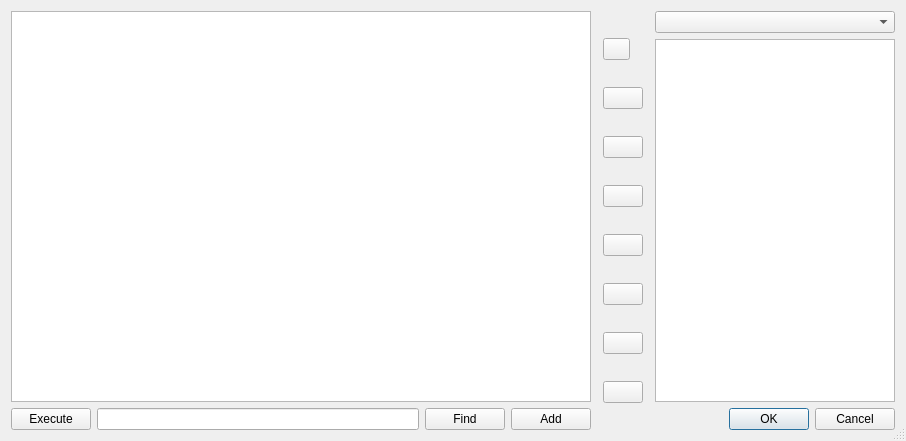
<?xml version="1.0" encoding="UTF-8"?>
<ui version="4.0">
 <class>CustomGitActions</class>
 <widget class="QDialog" name="CustomGitActions">
  <property name="windowModality">
   <enum>Qt::WindowModal</enum>
  </property>
  <property name="geometry">
   <rect>
    <x>0</x>
    <y>0</y>
    <width>906</width>
    <height>441</height>
   </rect>
  </property>
  <property name="windowTitle">
   <string>Settings for custom git actions</string>
  </property>
  <property name="windowIcon">
   <iconset resource="resource.qrc">
    <normaloff>:/resource/24X24/preferences-system.png</normaloff>:/resource/24X24/preferences-system.png</iconset>
  </property>
  <property name="sizeGripEnabled">
   <bool>true</bool>
  </property>
  <property name="modal">
   <bool>false</bool>
  </property>
  <layout class="QHBoxLayout" name="horizontalLayout">
   <item>
    <layout class="QVBoxLayout" name="verticalLayout_3">
     <item>
      <widget class="QTableView" name="tableViewActions">
       <property name="toolTip">
        <string>&lt;html&gt;&lt;head/&gt;&lt;body&gt;&lt;p&gt;List of custom commands&lt;br/&gt;Click &amp;quot;Whats This help&amp;quot; &lt;img src=&quot;://resource/24X24/dialog-question.png&quot; style=&quot;vertical-align:middle&quot;/&gt; &lt;/p&gt;&lt;/body&gt;&lt;/html&gt;</string>
       </property>
       <property name="whatsThis">
        <string>&lt;html&gt;&lt;head/&gt;&lt;body&gt;&lt;h4&gt;Displays application commands that can be edited here.&lt;/h4&gt;
&lt;ul&gt;
&lt;li&gt;Add a new custom command with the &lt;img src=&quot;://resource/24X24/list-add.png&quot; style=&quot;vertical-align:middle&quot;/&gt; button &lt;/li&gt;
&lt;ul&gt;
&lt;li&gt;Optional parameters are marked with square brackets e.g. [%2]&lt;/li&gt;
&lt;li&gt;The parameters order is fixed for git commands&lt;/li&gt;
&lt;li&gt;git -C %1 &amp;lt;command&amp;gt; [%2] &lt;/li&gt;
&lt;ul&gt;
&lt;li&gt;%1 represents the git repository &lt;/li&gt;
&lt;li&gt;%2 may represent the the selected file or folder &lt;/li&gt;
&lt;/ul&gt;
&lt;li&gt;git &amp;lt;command&amp;gt; %1 [%2] &lt;/li&gt;
&lt;ul&gt;
&lt;li&gt;%1 is used for command options depending on case &lt;/li&gt;
&lt;ul&gt;
&lt;li&gt;--staged for diff of staged file &lt;/li&gt;
&lt;li&gt;--tool=&amp;lt;diff-tool&amp;gt; &lt;/li&gt;
&lt;/ul&gt;
&lt;li&gt;%2  may represent the the selected file or folder &lt;/li&gt;
&lt;/ul&gt;
&lt;li&gt;The parameters order is arbitrary for custom commands&lt;/li&gt;
&lt;li&gt;custom_command [%1] [%2] [#2] [%3] &lt;/li&gt;
&lt;ul&gt;
&lt;li&gt;%1 may represent the selected file or folder &lt;/li&gt;
&lt;li&gt;%2 may represent the folder above selected file&lt;/li&gt;
&lt;li&gt;#2 sets current working dir to folder above selected file&lt;/li&gt;
&lt;li&gt;#r executes command recursve for selected folder content&lt;br&gt;
    &lt;b&gt;may lead to time consuming process&lt;/b&gt;&lt;/li&gt;
&lt;li&gt;%3 may represent the root folder of the repository&lt;/li&gt;
&lt;/ul&gt;
&lt;/ul&gt;
&lt;li&gt;Remove selected custom command with &lt;img src=&quot;://resource/24X24/list-remove.png&quot; style=&quot;vertical-align:middle&quot;/&gt; button &lt;/li&gt;
&lt;li&gt;Assign a selected command to toolbar or context menu in right view with &lt;img src=&quot;://resource/24X24/go-next.png&quot; style=&quot;vertical-align:middle&quot;/&gt; button&lt;br&gt;You may insert:&lt;/li&gt;
&lt;ul&gt;
&lt;li&gt;Command&lt;/li&gt;
&lt;li&gt;Separator&lt;/li&gt;
&lt;li&gt;Sub menu entry&lt;/li&gt;
&lt;ul&gt;
&lt;li&gt;Edit name in &lt;b&gt;Name&lt;/b&gt; column&lt;/li&gt;
&lt;li&gt;Insert the sub menu into context menu and move it to desired position&lt;/li&gt;
&lt;li&gt;The folowing entries until next separator or sub menu are included here&lt;/li&gt;
&lt;/ul&gt;
&lt;/ul&gt;
&lt;li&gt;Edit commands (custom or built in) by double click on table entry &lt;/li&gt;
&lt;ul&gt;
&lt;li&gt;all 'git' commands may be edited due to parameters or options &lt;/li&gt;
&lt;li&gt;all names may be edited (the name should represent the commands functionality) &lt;/li&gt;
&lt;li&gt;all shortcuts may be edited &lt;/li&gt;
&lt;li&gt;A message box text may be edited or added &lt;/li&gt;
&lt;/ul&gt;
&lt;ul&gt;
&lt;li&gt;'None' or empty defines that no message box is invoked &lt;/li&gt;
&lt;li&gt;The message box is invoked before execution of the git command &lt;/li&gt;
&lt;li&gt;&lt;span style=&quot; font-weight:600;&quot;&gt;Format: &lt;/span&gt;Heading [%1];Question [%1] &lt;/li&gt;
&lt;li&gt;The parameter %1 is optional an displays the selected file or folder&lt;/li&gt;
&lt;li&gt;A trailing ';' changes the MessageBox to an EditBox &lt;/li&gt;
&lt;/ul&gt;
&lt;li&gt;&lt;span style=&quot; font-weight:600;&quot;&gt;Note:&lt;/span&gt;The correct functionality may be lost by editing&lt;br/&gt;however this can be repaired by 'reset modifications' in context menu &lt;/li&gt;
&lt;/ul&gt;&lt;/body&gt;&lt;/html&gt;</string>
       </property>
       <property name="cornerButtonEnabled">
        <bool>false</bool>
       </property>
       <attribute name="verticalHeaderVisible">
        <bool>false</bool>
       </attribute>
       <attribute name="verticalHeaderHighlightSections">
        <bool>false</bool>
       </attribute>
      </widget>
     </item>
     <item>
      <layout class="QHBoxLayout" name="horizontalLayout_2">
       <property name="bottomMargin">
        <number>0</number>
       </property>
       <item>
        <widget class="QPushButton" name="btnExecute">
         <property name="toolTip">
          <string>Execute the command line for testing purpose</string>
         </property>
         <property name="text">
          <string>Execute</string>
         </property>
        </widget>
       </item>
       <item>
        <widget class="QLineEdit" name="edtCommand">
         <property name="toolTip">
          <string>Enter command to execute</string>
         </property>
        </widget>
       </item>
       <item>
        <widget class="QPushButton" name="btnFind">
         <property name="toolTip">
          <string>Find in command table</string>
         </property>
         <property name="text">
          <string>Find</string>
         </property>
        </widget>
       </item>
       <item>
        <widget class="QPushButton" name="btnAddCommand">
         <property name="toolTip">
          <string>Add command to command table</string>
         </property>
         <property name="text">
          <string>Add</string>
         </property>
        </widget>
       </item>
      </layout>
     </item>
    </layout>
   </item>
   <item>
    <layout class="QVBoxLayout" name="verticalLayout">
     <property name="spacing">
      <number>0</number>
     </property>
     <property name="leftMargin">
      <number>6</number>
     </property>
     <property name="topMargin">
      <number>0</number>
     </property>
     <property name="rightMargin">
      <number>6</number>
     </property>
     <property name="bottomMargin">
      <number>0</number>
     </property>
     <item>
      <widget class="QPushButton" name="btnHelp">
       <property name="maximumSize">
        <size>
         <width>27</width>
         <height>16777215</height>
        </size>
       </property>
       <property name="toolTip">
        <string>Activates Whats This Help</string>
       </property>
       <property name="text">
        <string/>
       </property>
       <property name="icon">
        <iconset resource="resource.qrc">
         <normaloff>:/resource/24X24/dialog-question.png</normaloff>:/resource/24X24/dialog-question.png</iconset>
       </property>
       <property name="checkable">
        <bool>true</bool>
       </property>
      </widget>
     </item>
     <item>
      <widget class="QPushButton" name="btnLoadIcons">
       <property name="toolTip">
        <string>Open external icon folder</string>
       </property>
       <property name="text">
        <string/>
       </property>
       <property name="icon">
        <iconset resource="resource.qrc">
         <normaloff>:/resource/24X24/folder-open.png</normaloff>:/resource/24X24/folder-open.png</iconset>
       </property>
      </widget>
     </item>
     <item>
      <widget class="QPushButton" name="btnToLeft">
       <property name="toolTip">
        <string/>
       </property>
       <property name="text">
        <string/>
       </property>
       <property name="icon">
        <iconset resource="resource.qrc">
         <normaloff>:/resource/24X24/go-previous.png</normaloff>:/resource/24X24/go-previous.png</iconset>
       </property>
      </widget>
     </item>
     <item>
      <widget class="QPushButton" name="btnToRight">
       <property name="toolTip">
        <string>Add command to menue or toolbar</string>
       </property>
       <property name="text">
        <string/>
       </property>
       <property name="icon">
        <iconset resource="resource.qrc">
         <normaloff>:/resource/24X24/go-next.png</normaloff>:/resource/24X24/go-next.png</iconset>
       </property>
      </widget>
     </item>
     <item>
      <widget class="QPushButton" name="btnMoveUp">
       <property name="toolTip">
        <string>Move selected menue or toolbar item</string>
       </property>
       <property name="text">
        <string/>
       </property>
       <property name="icon">
        <iconset resource="resource.qrc">
         <normaloff>:/resource/24X24/go-up.png</normaloff>:/resource/24X24/go-up.png</iconset>
       </property>
      </widget>
     </item>
     <item>
      <widget class="QPushButton" name="btnMoveDown">
       <property name="toolTip">
        <string>Move selected menue or toolbar item</string>
       </property>
       <property name="text">
        <string/>
       </property>
       <property name="icon">
        <iconset resource="resource.qrc">
         <normaloff>:/resource/24X24/go-down.png</normaloff>:/resource/24X24/go-down.png</iconset>
       </property>
      </widget>
     </item>
     <item>
      <widget class="QPushButton" name="btnAdd">
       <property name="toolTip">
        <string>Add custom git command entry</string>
       </property>
       <property name="text">
        <string/>
       </property>
       <property name="icon">
        <iconset resource="resource.qrc">
         <normaloff>:/resource/24X24/list-add.png</normaloff>:/resource/24X24/list-add.png</iconset>
       </property>
      </widget>
     </item>
     <item>
      <widget class="QPushButton" name="btnDelete">
       <property name="toolTip">
        <string>Remove selected custom git command</string>
       </property>
       <property name="text">
        <string/>
       </property>
       <property name="icon">
        <iconset resource="resource.qrc">
         <normaloff>:/resource/24X24/list-remove.png</normaloff>:/resource/24X24/list-remove.png</iconset>
       </property>
      </widget>
     </item>
    </layout>
   </item>
   <item>
    <layout class="QVBoxLayout" name="verticalLayout_2">
     <property name="leftMargin">
      <number>0</number>
     </property>
     <property name="rightMargin">
      <number>0</number>
     </property>
     <item>
      <widget class="QComboBox" name="comboBoxVarious">
       <property name="sizePolicy">
        <sizepolicy hsizetype="Fixed" vsizetype="Fixed">
         <horstretch>0</horstretch>
         <verstretch>0</verstretch>
        </sizepolicy>
       </property>
       <property name="minimumSize">
        <size>
         <width>240</width>
         <height>0</height>
        </size>
       </property>
       <property name="maximumSize">
        <size>
         <width>200</width>
         <height>16777215</height>
        </size>
       </property>
       <property name="toolTip">
        <string>Select icons
Contextmenu entries or Toolbar entries</string>
       </property>
      </widget>
     </item>
     <item>
      <widget class="QTableView" name="tableViewVarious">
       <property name="sizePolicy">
        <sizepolicy hsizetype="Fixed" vsizetype="Expanding">
         <horstretch>0</horstretch>
         <verstretch>0</verstretch>
        </sizepolicy>
       </property>
       <property name="minimumSize">
        <size>
         <width>240</width>
         <height>0</height>
        </size>
       </property>
       <property name="maximumSize">
        <size>
         <width>220</width>
         <height>16777215</height>
        </size>
       </property>
       <property name="toolTip">
        <string>&lt;html&gt;&lt;head/&gt;&lt;body&gt;&lt;p&gt;List of application elements and controls&lt;br/&gt;Click &amp;quot;Whats This help&amp;quot; &lt;img src=&quot;://resource/24X24/dialog-question.png&quot; style=&quot;vertical-align:middle&quot;/&gt; &lt;/p&gt;&lt;/body&gt;&lt;/html&gt;</string>
       </property>
       <property name="whatsThis">
        <string>&lt;html&gt;
  &lt;head/&gt;
  &lt;body&gt;&lt;h4&gt;Displays application elements and controls.&lt;/h4&gt;
    &lt;ul&gt;
      &lt;li&gt;Select items in combo box above
          &lt;ul&gt;
                &lt;li&gt;Icons&lt;/li&gt;
                &lt;li&gt;Context menues&lt;/li&gt;
                &lt;li&gt;Toolbars&lt;/li&gt;
                &lt;li&gt;Merge tools&lt;/li&gt;
          &lt;ul&gt;
      &lt;/li&gt;
      &lt;li&gt;Application Icons
          &lt;ul&gt;
                &lt;li&gt;Assign a selected icon to a command selected  in left view with &lt;img src=&quot;://resource/24X24/go-previous.png&quot; style=&quot;vertical-align:middle&quot;/&gt;  button&lt;/li&gt;
          &lt;ul&gt;
      &lt;/li&gt;
      &lt;li&gt;Context menus and toolbars
          &lt;ul&gt;
                &lt;li&gt;Remove a selected action with &lt;img src=&quot;://resource/24X24/go-previous.png&quot; style=&quot;vertical-align:middle&quot;/&gt;  button&lt;/li&gt;
                &lt;li&gt;Move a selected action with up and down buttons&lt;/li&gt;
          &lt;ul&gt;
      &lt;/li&gt;
      &lt;li&gt;Merge tools
          &lt;ul&gt;
                &lt;li&gt;Enable or disable tool by left click on icon&lt;/li&gt;
          &lt;ul&gt;
      &lt;/li&gt;
    &lt;/ul&gt;
  &lt;/body&gt;
&lt;/html&gt;</string>
       </property>
       <property name="cornerButtonEnabled">
        <bool>false</bool>
       </property>
       <attribute name="verticalHeaderVisible">
        <bool>false</bool>
       </attribute>
       <attribute name="verticalHeaderHighlightSections">
        <bool>false</bool>
       </attribute>
      </widget>
     </item>
     <item>
      <widget class="QDialogButtonBox" name="buttonBox">
       <property name="sizePolicy">
        <sizepolicy hsizetype="Fixed" vsizetype="Fixed">
         <horstretch>0</horstretch>
         <verstretch>0</verstretch>
        </sizepolicy>
       </property>
       <property name="minimumSize">
        <size>
         <width>240</width>
         <height>0</height>
        </size>
       </property>
       <property name="maximumSize">
        <size>
         <width>200</width>
         <height>16777215</height>
        </size>
       </property>
       <property name="orientation">
        <enum>Qt::Horizontal</enum>
       </property>
       <property name="standardButtons">
        <set>QDialogButtonBox::Cancel|QDialogButtonBox::Ok</set>
       </property>
      </widget>
     </item>
    </layout>
   </item>
  </layout>
 </widget>
 <resources>
  <include location="resource.qrc"/>
 </resources>
 <connections>
  <connection>
   <sender>buttonBox</sender>
   <signal>accepted()</signal>
   <receiver>CustomGitActions</receiver>
   <slot>accept()</slot>
   <hints>
    <hint type="sourcelabel">
     <x>248</x>
     <y>254</y>
    </hint>
    <hint type="destinationlabel">
     <x>157</x>
     <y>274</y>
    </hint>
   </hints>
  </connection>
  <connection>
   <sender>buttonBox</sender>
   <signal>rejected()</signal>
   <receiver>CustomGitActions</receiver>
   <slot>reject()</slot>
   <hints>
    <hint type="sourcelabel">
     <x>316</x>
     <y>260</y>
    </hint>
    <hint type="destinationlabel">
     <x>286</x>
     <y>274</y>
    </hint>
   </hints>
  </connection>
 </connections>
</ui>
